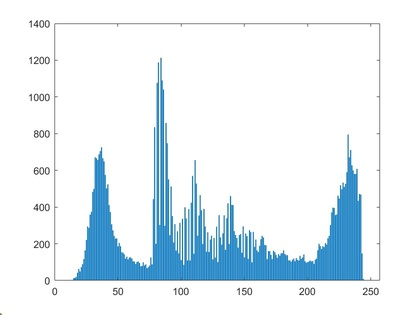
%> input picture week2/histimage.jpg, 420 x 315 px, shrunk from 840 x 630 before the run
$ octave --eval "result = week2(imread('histimage.jpg'));"   (GNU Octave 9; MATLAB toolbox functions it lacks are replaced by stand-ins)
%> lines starting %> are read from the running program, lines starting %| are printed output that depends on the picture
### week2/histogramCalc.m
function [result] = histogramCalc(A)
A = double(A);
result = zeros(256,1); % create an array for counting each pixel's occurence
c = size(A);
for i=1:c(1)
    for j=1:c(2)
        result(A(i,j)+1) = result(A(i,j)+1)+1; % count the occurences
    end
end
bar(result); % plt the histogram
end

### week2/normalise.m
function [result] = normalise(A)
maxnum = max(A(:));
minnum = min(A(:));
result = uint8(floor(double(double(A-minnum)./double(maxnum-minnum)).*(255)));
end

### week2/histogramEq.m
function [eqImg] = histogramEq(A, img, n)
    value = 2^n - 1;
    A = double(A);
    max_val = max(img(:));
    probs = A / sum(A);
    cumP = cumsum(probs);
    normHist = double(cumP) * double(value);
    normHist2 = floor(normHist);
    eqImg = img;

    for i = 1:max_val+1
        eqImg(img == i-1) = normHist2(i);
    end
end

### week2/week2.m
function [result] = week2(image)
    if size(image, 3) == 3 % Check if the image is grayscale
        % Convert to grayscale
        image = rgb2gray(image);
    end
    hist = histogramCalc(image);
    normalized = normalise(image);
    eqImg = histogramEq(hist, normalized, 8);

    % Calculate difference images
    diffNormalized = imabsdiff(image, normalized);
    diffEqImg = imabsdiff(image, eqImg);

    % First figure for normalized image and its difference
    figure;

    subplot(1, 3, 1);
    imshow(image);
    title('Original Image');

    subplot(1, 3, 2);
    imshow(normalized);
    title('Normalized Image');

    subplot(1, 3, 3);
    imshow(diffNormalized);
    title('Difference from Original (Normalized)');

    % Second figure for equalized image and its difference
    figure;

    subplot(1, 3, 1);
    imshow(image);
    title('Original Image');

    subplot(1, 3, 2);
    imshow(eqImg);
    title('Histogram Equalized Image');

    subplot(1, 3, 3);
    imshow(diffEqImg);
    title('Difference from Original (Equalized)');
end
%> in week2, `image = rgb2gray(image);`:
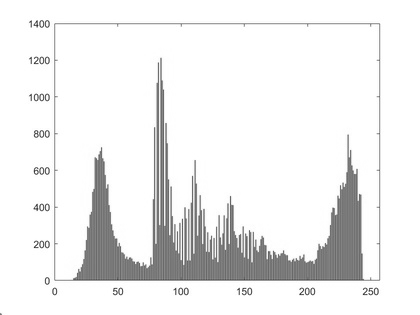
%> image: size 315x420 uint8; min 46, max 255, mean 237.3
%> after the loop in histogramCalc, `for i=1:c(1)`: result = 256 values, max 100086 at index 256, min 0 at index 1, mean 516.8
%> in histogramCalc, `bar(result);`:
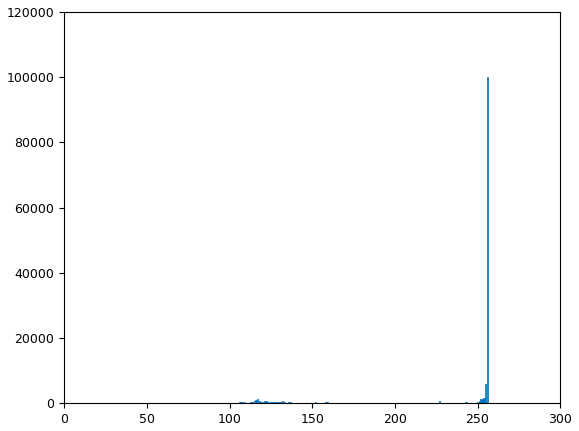
%> figure redrawn from the program's plot data; tallest bar 100086 high, from x = 255.6 to 256.4
%> in week2, `hist = histogramCalc(image);`: hist has the same summary as result in histogramCalc
%> in normalise, `maxnum = max(A(:));`: maxnum = 255
%> in normalise, `minnum = min(A(:));`: minnum = 46
%> in normalise, `result = uint8(floor(double(double(A-minnum)./double(maxnum-minnum)).*..`:
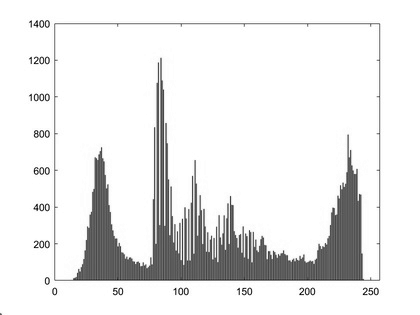
%> result: size 315x420 uint8; min 0, max 255, mean 233.3
%> in histogramEq, `A = double(A);`: A has the same summary as result in histogramCalc
%> in histogramEq, `max_val = max(img(:));`: max_val = 255
%> in histogramEq, `probs = A / sum(A);`: probs = 256 values, max 0.757 at index 256, min 0 at index 1, mean 0.00391
%> in histogramEq, `cumP = cumsum(probs);`: cumP = 256 values from 0 to 1
%> in histogramEq, `normHist = double(cumP) * double(value);`: normHist = 256 values from 0 to 255
%> after the loop in histogramEq, `for i = 1:max_val+1`:
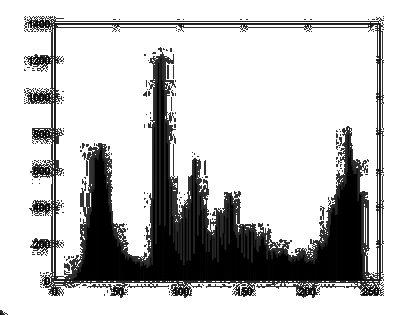
%> eqImg: size 315x420 uint8; min 0, max 255, mean 198.5
%> in week2, `diffNormalized = imabsdiff(image, normalized);`:
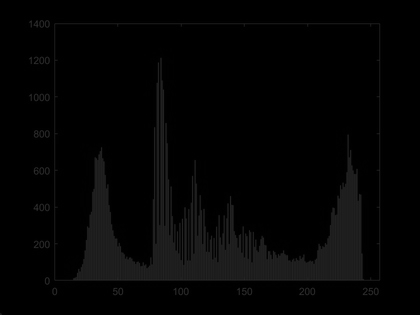
%> diffNormalized: size 315x420 uint8; min 0, max 46, mean 4
%> in week2, `diffEqImg = imabsdiff(image, eqImg);`:
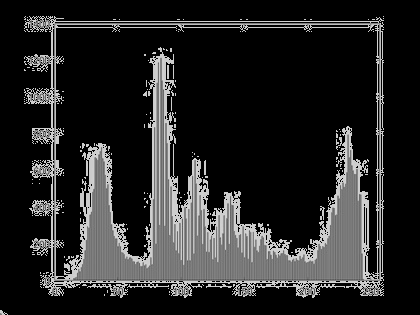
%> diffEqImg: size 315x420 uint8; min 0, max 210, mean 38.7
%> (the run ends here)

$ run again, on week2/eq.jpg
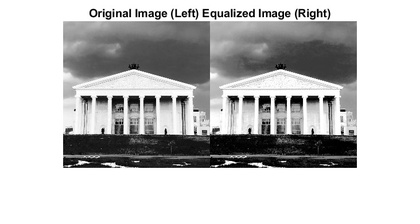
%> input picture week2/eq.jpg, 420 x 224 px, shrunk from 732 x 391 before the run
%> after the loop in histogramCalc, `for i=1:c(1)`: result = 256 values, max 47736 at index 256, min 63 at index 55, mean 367.5
%> in histogramCalc, `bar(result);`:
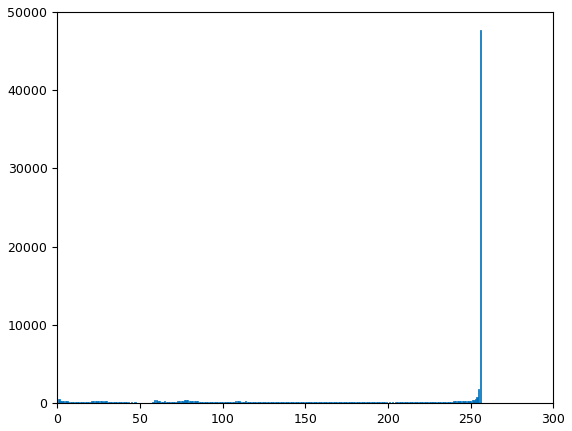
%> figure redrawn from the program's plot data; tallest bar 47736 high, from x = 255.6 to 256.4
%> hist has the same summary as result in histogramCalc
%> maxnum = 255
%> minnum = 0
%> in histogramEq, `A = double(A);`: A has the same summary as result in histogramCalc
%> max_val = 255
%> probs = 256 values, max 0.507 at index 256, min 0.00067 at index 55, mean 0.00391
%> cumP = 256 values from 0.00611 to 1
%> normHist = 256 values from 1.56 to 255
%> normHist2 = 256 values from 1 to 255
%> diffNormalized: size 224x420 uint8; every value is 0
%> in week2, `diffEqImg = imabsdiff(image, eqImg);`:
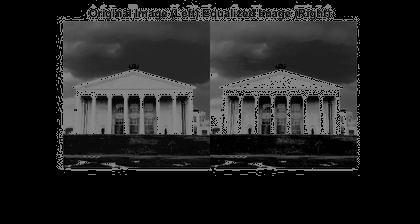
%> diffEqImg: size 224x420 uint8; min 0, max 135, mean 33.4

$ run again, on week2/eq1.jpg
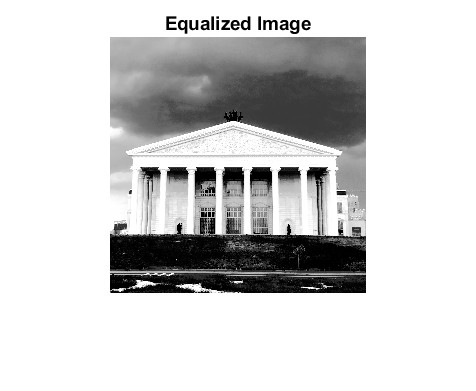
%> input picture week2/eq1.jpg, 476 x 391 px
%> after the loop in histogramCalc, `for i=1:c(1)`: result = 256 values, max 121341 at index 256, min 82 at index 84, mean 727
%> in histogramCalc, `bar(result);`:
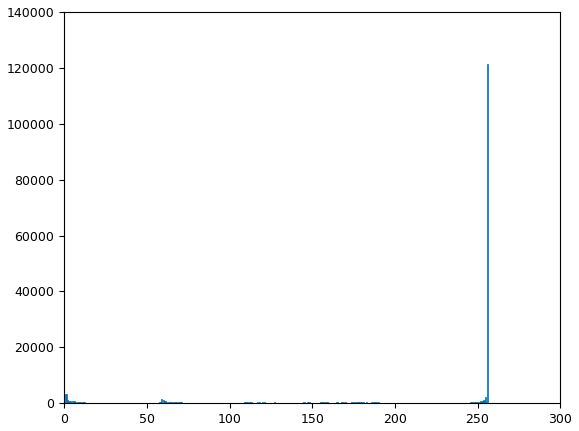
%> figure redrawn from the program's plot data; tallest bar 121341 high, from x = 255.6 to 256.4
%> hist has the same summary as result in histogramCalc
%> maxnum = 255
%> minnum = 0
%> in histogramEq, `A = double(A);`: A has the same summary as result in histogramCalc
%> max_val = 255
%> probs = 256 values, max 0.652 at index 256, min 0.000441 at index 84, mean 0.00391
%> cumP = 256 values from 0.0168 to 1
%> normHist = 256 values from 4.28 to 255
%> normHist2 = 256 values from 4 to 255
%> diffNormalized: size 391x476 uint8; every value is 0
%> in week2, `diffEqImg = imabsdiff(image, eqImg);`:
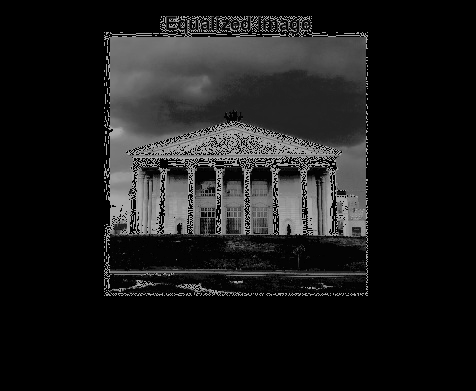
%> diffEqImg: size 391x476 uint8; min 0, max 168, mean 27
